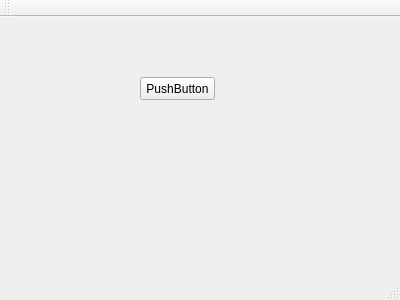
<?xml version="1.0" encoding="UTF-8"?>
<ui version="4.0">
 <class>MainWindow</class>
 <widget class="QMainWindow" name="MainWindow">
  <property name="geometry">
   <rect>
    <x>0</x>
    <y>0</y>
    <width>400</width>
    <height>300</height>
   </rect>
  </property>
  <property name="windowTitle">
   <string>MainWindow</string>
  </property>
  <widget class="QWidget" name="centralWidget">
   <widget class="QPushButton" name="pushButton">
    <property name="geometry">
     <rect>
      <x>140</x>
      <y>60</y>
      <width>75</width>
      <height>23</height>
     </rect>
    </property>
    <property name="text">
     <string>PushButton</string>
    </property>
   </widget>
  </widget>
  <widget class="QMenuBar" name="menuBar">
   <property name="geometry">
    <rect>
     <x>0</x>
     <y>0</y>
     <width>400</width>
     <height>21</height>
    </rect>
   </property>
  </widget>
  <widget class="QToolBar" name="mainToolBar">
   <attribute name="toolBarArea">
    <enum>TopToolBarArea</enum>
   </attribute>
   <attribute name="toolBarBreak">
    <bool>false</bool>
   </attribute>
  </widget>
  <widget class="QStatusBar" name="statusBar"/>
 </widget>
 <layoutdefault spacing="6" margin="11"/>
 <resources/>
 <connections/>
</ui>
